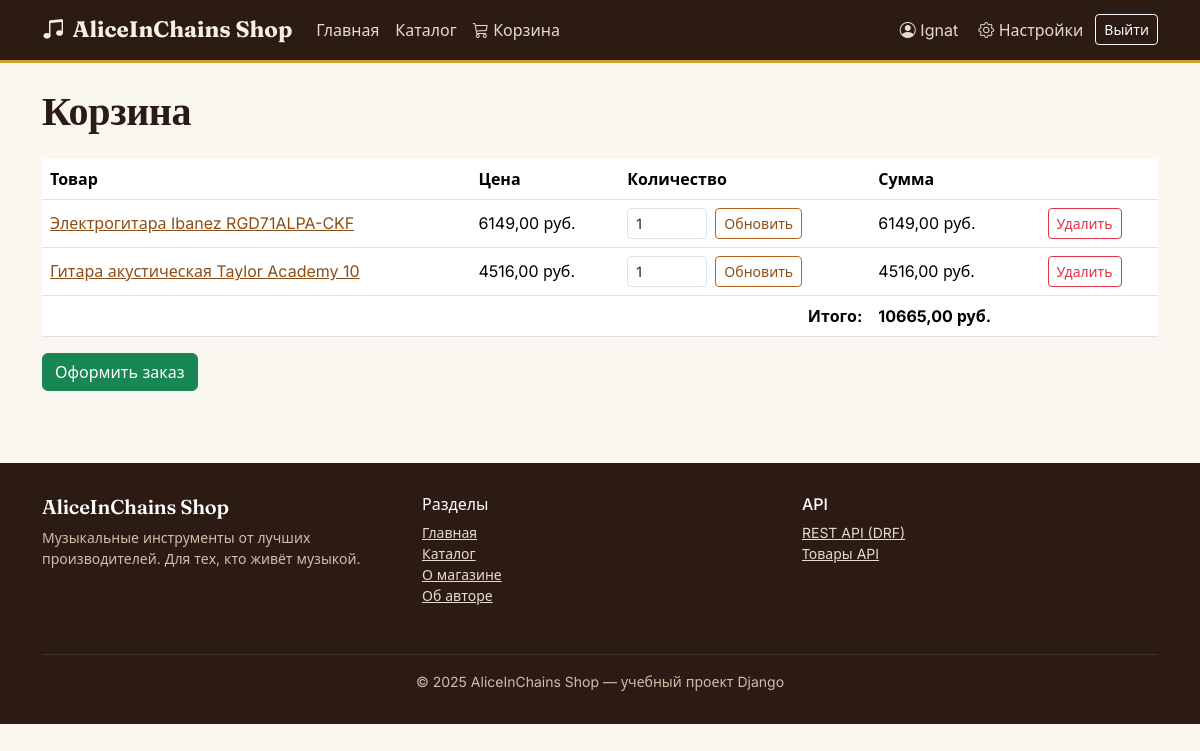
Page /cart/ (signed in) on the earlier database version.
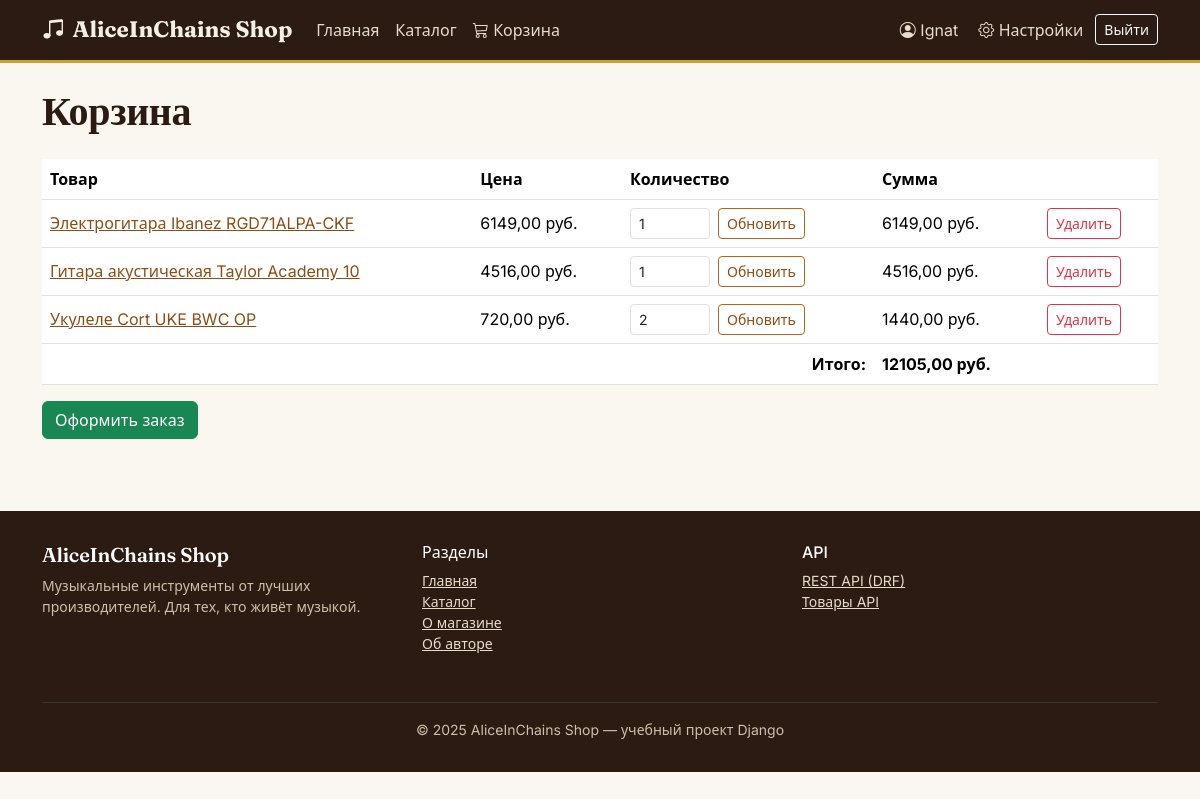
Same page on the later database version.
### AliceInChains/models.py (models this page shows, shortened)
class CartItem(models.Model):
    cart = models.ForeignKey(Cart, on_delete=models.CASCADE)
    product = models.ForeignKey(Product, on_delete=models.CASCADE)
    quantity = models.PositiveIntegerField()
    def item_price(self):
        return self.product.price * self.quantity

class Product(models.Model):
    name = models.CharField(max_length=100)
    description = models.TextField()
    photo = models.ImageField(upload_to='products/')
    price = models.DecimalField(
        max_digits=10, decimal_places=2,
        validators=[MinValueValidator(Decimal('0'))]
    )
    quantity_in_stock = models.IntegerField(
        validators=[MinValueValidator(0)]
    )
    category = models.ForeignKey(Category, on_delete=models.CASCADE)
    manufacturer = models.ForeignKey(Manufacturer, on_delete=models.CASCADE)

### AliceInChains/views.py (the view)
# urls.py: path('cart/', views.cart_view, name='cart_view'),
@login_required
def cart_view(request):
    cart, _ = Cart.objects.get_or_create(user=request.user)
    items = cart.cartitem_set.select_related('product').all()
    return render(request, 'shop/cart.html', {
        'cart': cart,
        'items': items,
        'total': cart.total_price(),
    })

### AliceInChains/models.py (called while the page is built)
    def total_price(self):
        items = self.cartitem_set.all()
        return sum((item.item_price() for item in items), Decimal('0'))

### AliceInChains/templates/shop/cart.html (shortened to what this page needs)
{% extends 'base.html' %}
{% block content %}
    <h1 class="mb-4">Корзина</h1>
    {% if items %}
        <table class="table align-middle">
            <thead>
                <tr>
                    <th>Товар</th>
                    <th>Цена</th>
                    <th>Количество</th>
                    <th>Сумма</th>
                    <th></th>
                </tr>
            </thead>
            <tbody>
                {% for item in items %}
                    <tr>
                        <td>
                            <a href="{% url 'product_detail' item.product.pk %}">{{ item.product.name }}</a>
                        </td>
                        <td>{{ item.product.price }} руб.</td>
                        <td>
                            <form method="post" action="{% url 'update_cart' item.id %}" class="d-flex gap-2">
                                <input type="number" name="quantity" value="{{ item.quantity }}" min="0" max="{{ item.product.quantity_in_stock }}" class="form-control form-control-sm" style="width: 80px;">
                                <button type="submit" class="btn btn-sm btn-outline-primary">Обновить</button>
                            </form>
                        </td>
                        <td>{{ item.item_price }} руб.</td>
                        <td>
                            <form method="post" action="{% url 'remove_from_cart' item.id %}">
                                <button type="submit" class="btn btn-sm btn-outline-danger">Удалить</button>
                            </form>
                        </td>
                    </tr>
                {% endfor %}
            </tbody>
            <tfoot>
                <tr>
                    <th colspan="3" class="text-end">Итого:</th>
                    <th>{{ total }} руб.</th>
                    <th></th>
                </tr>
            </tfoot>
        </table>
        <a href="{% url 'checkout' %}" class="btn btn-success">Оформить заказ</a>
    {% else %}
        <p>Ваша корзина пуста.</p>
        <a href="{% url 'product_list' %}" class="btn btn-primary">Перейти в каталог</a>
    {% endif %}
{% endblock %}

Differences in the rows shown:
added CartItem: product.name "Укулеле Cort UKE BWC OP", product.price "720,00", quantity "2", item_price "1440,00"
Other differences:
{{ total }}: "10665,00" → "12105,00"
